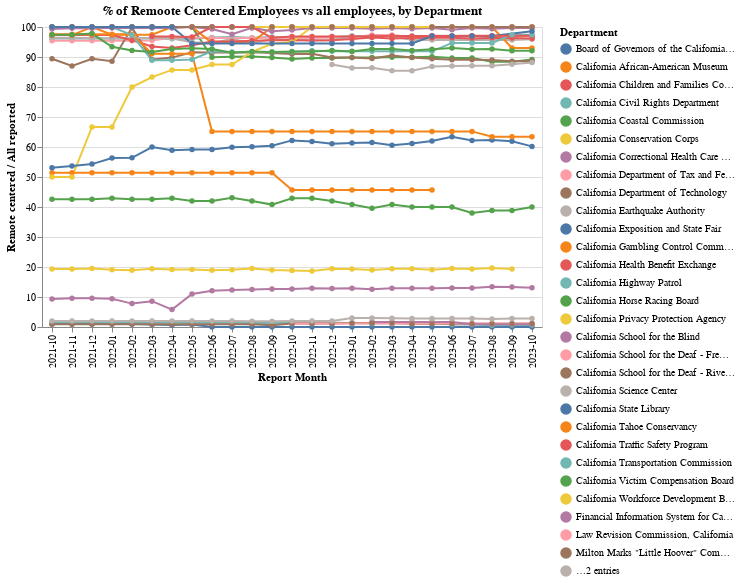

Notebook source saved alongside this figure:
### Code cell
agency_dept_det["Remote centered / All reported"] = agency_dept_det["Remote centered / All reported"].str.replace("%","").astype("float")

make_line(
    agency_dept_det[agency_dept_det["Department"].str.contains("California")], 
    x_col="Report Month", 
    y_col="Remote centered / All reported", 
    color="Department",
    title=" % of Remoote Centered Employees vs all employees, by Department"
)

### Figure 1 — Vega-Lite specification as saved in the notebook (floating-point values rounded to 4 significant figures; data arrays with more than 128 entries replaced by an {"elided": "..."} marker saying what was removed)
{"config": {"view": {"continuousWidth": 300, "continuousHeight": 300}}, "data": {"name": "data-8e3ae2422385e683b26c374902f04f4f"}, "mark": {"type": "line", "point": true}, "encoding": {"color": {"field": "Department", "type": "nominal"}, "tooltip": [{"field": "Report Month", "type": "nominal"}, {"field": "Remote centered / All reported", "type": "quantitative"}, {"field": "Department", "type": "nominal"}], "x": {"field": "Report Month", "type": "nominal"}, "y": {"field": "Remote centered / All reported", "type": "quantitative"}}, "title": " % of Remoote Centered Employees vs all employees, by Department", "$schema": "https://vega.github.io/schema/vega-lite/v5.15.1.json", "datasets": {"data-8e3ae2422385e683b26c374902f04f4f": {"elided": "702 records"}}}
